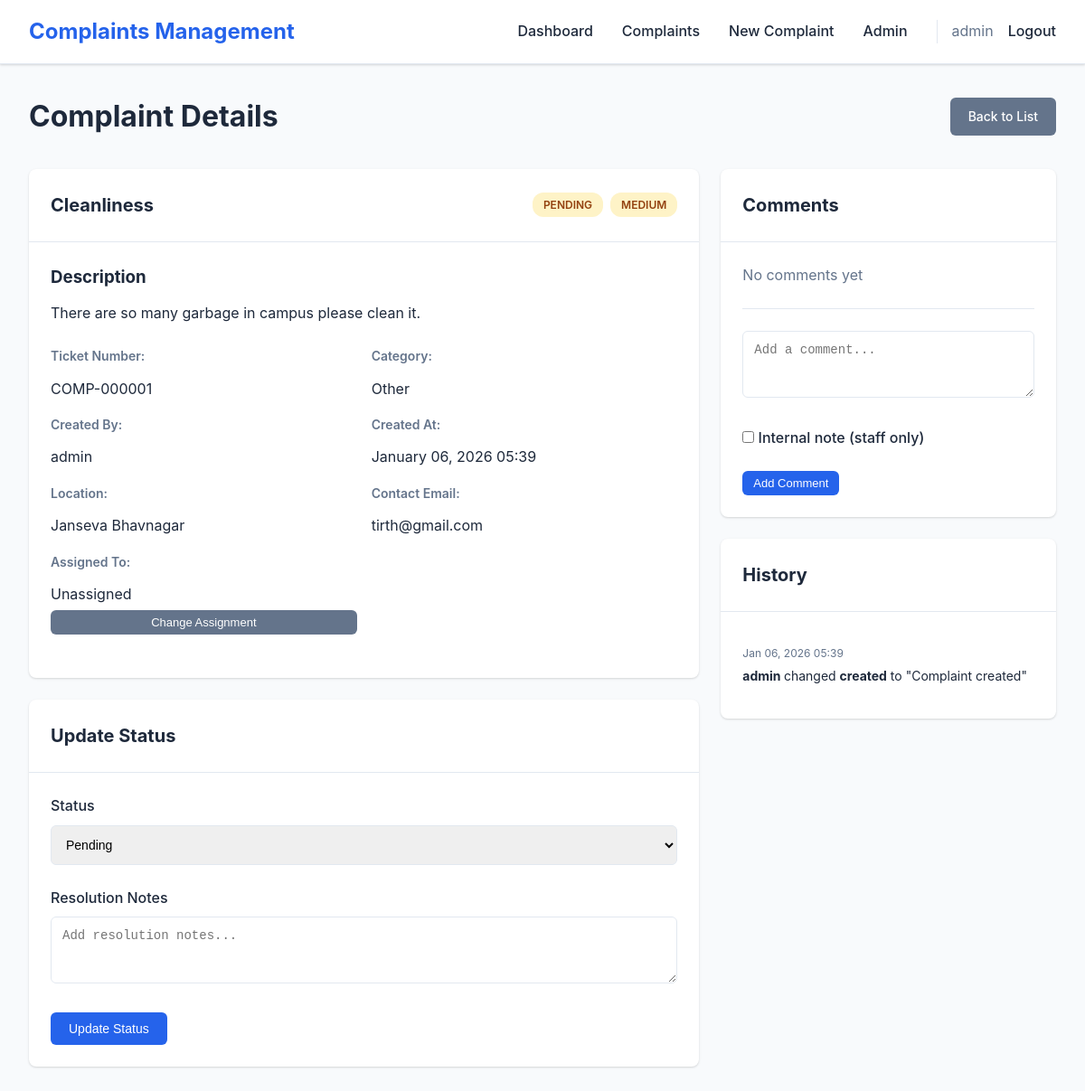
Screenshot of /complaint/COMP-000001/ (signed in) with the database file from the repository.
### complaints/models.py (models this page shows, shortened)
class Complaint(models.Model):
    STATUS_CHOICES = [
        ('pending', 'Pending'),
        ('in_progress', 'In Progress'),
        ('resolved', 'Resolved'),
        ('closed', 'Closed'),
        ('rejected', 'Rejected'),
    ]
    PRIORITY_CHOICES = [
        ('low', 'Low'),
        ('medium', 'Medium'),
        ('high', 'High'),
        ('urgent', 'Urgent'),
    ]
    ticket_number = models.CharField(max_length=20, unique=True, editable=False)
    title = models.CharField(max_length=200)
    description = models.TextField()
    category = models.ForeignKey(ComplaintCategory, on_delete=models.SET_NULL, null=True, blank=True)
    status = models.CharField(max_length=20, choices=STATUS_CHOICES, default='pending')
    priority = models.CharField(max_length=20, choices=PRIORITY_CHOICES, default='medium')
    created_by = models.ForeignKey(User, on_delete=models.CASCADE, related_name='complaints_created')
    assigned_to = models.ForeignKey(User, on_delete=models.SET_NULL, null=True, blank=True, related_name='complaints_assigned')
    created_at = models.DateTimeField(auto_now_add=True)
    updated_at = models.DateTimeField(auto_now=True)
    resolved_at = models.DateTimeField(null=True, blank=True)
    location = models.CharField(max_length=200, blank=True)
    contact_email = models.EmailField(blank=True)
    contact_phone = models.CharField(max_length=20, blank=True)
    attachment = models.FileField(upload_to='complaint_attachments/', blank=True, null=True)
    resolution_notes = models.TextField(blank=True)
    class Meta:
        ordering = ['-created_at']
        indexes = [
            models.Index(fields=['status']),
            models.Index(fields=['priority']),
            models.Index(fields=['created_at']),
        ]

class ComplaintCategory(models.Model):
    name = models.CharField(max_length=100, unique=True)
    description = models.TextField(blank=True)
    created_at = models.DateTimeField(auto_now_add=True)
    class Meta:
        verbose_name_plural = "Complaint Categories"
        ordering = ['name']

class ComplaintHistory(models.Model):
    complaint = models.ForeignKey(Complaint, on_delete=models.CASCADE, related_name='history')
    changed_by = models.ForeignKey(User, on_delete=models.SET_NULL, null=True)
    field_name = models.CharField(max_length=50)
    old_value = models.CharField(max_length=200, blank=True)
    new_value = models.CharField(max_length=200, blank=True)
    changed_at = models.DateTimeField(auto_now_add=True)
    class Meta:
        ordering = ['-changed_at']
        verbose_name_plural = "Complaint Histories"

### complaints/views.py (the view)
# urls.py: path('complaint/<str:ticket_number>/', views.complaint_detail, name='complaint_detail'),
@login_required
def complaint_detail(request, ticket_number):
    complaint = get_object_or_404(Complaint, ticket_number=ticket_number)
    user = request.user
    if not user.is_staff and complaint.created_by != user:
        messages.error(request, 'You do not have permission to view this complaint.')
        return redirect('complaints_list')
    comments = complaint.comments.all()
    history = complaint.history.all()[:20]
    context = {
        'complaint': complaint,
        'comments': comments,
        'history': history,
        'is_staff': user.is_staff,
        'can_edit': user.is_staff or complaint.created_by == user,
        'status_choices': Complaint.STATUS_CHOICES,
        'priority_choices': Complaint.PRIORITY_CHOICES,
    }
    return render(request, 'complaints/complaint_detail.html', context)

### templates/complaints/complaint_detail.html (shortened to what this page needs)
{% extends 'complaints/base.html' %}
{% block content %}
<div class="page-container">
    <div class="page-header">
        <h1>Complaint Details</h1>
        <a href="{% url 'complaints_list' %}" class="btn btn-secondary">Back to List</a>
    </div>
    <div class="complaint-detail-grid">
        <div class="complaint-main">
            <div class="card">
                <div class="card-header">
                    <h2>{{ complaint.title }}</h2>
                    <div class="complaint-meta">
                        <span class="status-badge status-{{ complaint.status }}">{{ complaint.get_status_display }}</span>
                        <span class="priority-badge priority-{{ complaint.priority }}">{{ complaint.get_priority_display }}</span>
                    </div>
                </div>
                <div class="card-body">
                    <div class="detail-section">
                        <h3>Description</h3>
                        <p>{{ complaint.description|linebreaks }}</p>
                    </div>
                    <div class="detail-row">
                        <div class="detail-item">
                            <label>Ticket Number:</label>
                            <span>{{ complaint.ticket_number }}</span>
                        </div>
                        <div class="detail-item">
                            <label>Category:</label>
                            <span>{{ complaint.category.name|default:"N/A" }}</span>
                        </div>
                        <div class="detail-item">
                            <label>Created By:</label>
                            <span>{{ complaint.created_by.get_full_name|default:complaint.created_by.username }}</span>
                        </div>
                        <div class="detail-item">
                            <label>Created At:</label>
                            <span>{{ complaint.created_at|date:"F d, Y H:i" }}</span>
                        </div>
                        {% if complaint.location %}
                        <div class="detail-item">
                            <label>Location:</label>
                            <span>{{ complaint.location }}</span>
                        </div>
                        {% endif %}
                        {% if complaint.contact_email %}
                        <div class="detail-item">
                            <label>Contact Email:</label>
                            <span>{{ complaint.contact_email }}</span>
                        </div>
                        {% endif %}
                        {% if is_staff %}
                        <div class="detail-item">
                            <label>Assigned To:</label>
                            <span id="assigned-user">
                                {% if complaint.assigned_to %}
                                    {{ complaint.assigned_to.get_full_name|default:complaint.assigned_to.username }}
                                {% else %}
                                    Unassigned
                                {% endif %}
                            </span>
                            <button id="assign-btn" class="btn btn-sm btn-secondary">Change Assignment</button>
                        </div>
                        {% endif %}
                    </div>
                </div>
            </div>
            {% if is_staff %}
            <div class="card">
                <div class="card-header">
                    <h3>Update Status</h3>
                </div>
                <div class="card-body">
                    <form id="statusForm">
                        <div class="form-group">
                            <label>Status</label>
                            <select id="status-select" class="form-control">
                                {% for value, label in status_choices %}
                                <option value="{{ value }}" {% if complaint.status == value %}selected{% endif %}>{{ label }}</option>
                                {% endfor %}
                            </select>
                        </div>
                        <div class="form-group">
                            <label>Resolution Notes</label>
                            <textarea id="resolution-notes" class="form-control" rows="3" placeholder="Add resolution notes...">{{ complaint.resolution_notes }}</textarea>
                        </div>
                        <button type="submit" class="btn btn-primary">Update Status</button>
                    </form>
                </div>
            </div>
            {% endif %}
        </div>
        <div class="complaint-sidebar">
            <div class="card">
                <div class="card-header">
                    <h3>Comments</h3>
                </div>
                <div class="card-body">
                    <div id="comments-list">
                        {% for comment in comments %}
                        <div class="comment-item {% if comment.is_internal %}comment-internal{% endif %}">
                            <div class="comment-header">
                                <strong>{{ comment.user.get_full_name|default:comment.user.username }}</strong>
                                {% if comment.is_internal %}
                                <span class="badge badge-info">Internal</span>
                                {% endif %}
                                <span class="comment-time">{{ comment.created_at|date:"M d, Y H:i" }}</span>
                            </div>
                            <div class="comment-body">{{ comment.comment|linebreaks }}</div>
                        </div>
                        {% empty %}
                        <p class="text-muted">No comments yet</p>
                        {% endfor %}
                    </div>
                    <form id="commentForm" class="comment-form">
                        <div class="form-group">
                            <textarea id="comment-text" class="form-control" rows="3" placeholder="Add a comment..." required></textarea>
                        </div>
                        {% if is_staff %}
                        <div class="form-group">
                            <label>
                                <input type="checkbox" id="is-internal"> Internal note (staff only)
                            </label>
                        </div>
                        {% endif %}
                        <button type="submit" class="btn btn-primary btn-sm">Add Comment</button>
                    </form>
                </div>
            </div>
            <div class="card">
                <div class="card-header">
                    <h3>History</h3>
                </div>
                <div class="card-body">
                    <div class="history-list">
                        {% for entry in history %}
                        <div class="history-item">
                            <div class="history-time">{{ entry.changed_at|date:"M d, Y H:i" }}</div>
                            <div class="history-detail">
                                <strong>
                                    {% if entry.changed_by %}
                                        {{ entry.changed_by.get_full_name|default:entry.changed_by.username }}
                                    {% else %}
                                        System
                                    {% endif %}
                                </strong>
                                changed <strong>{{ entry.field_name }}</strong>
                                {% if entry.old_value and entry.new_value %}
                                from "{{ entry.old_value }}" to "{{ entry.new_value }}"
                                {% elif entry.new_value %}
                                to "{{ entry.new_value }}"
                                {% endif %}
                            </div>
                        </div>
                        {% empty %}
                        <p class="text-muted">No history available</p>
                        {% endfor %}
                    </div>
                </div>
            </div>
        </div>
    </div>
</div>
{% endblock %}

### templates/complaints/base.html (shortened to what this page needs)
<!DOCTYPE html>
<html lang="en">
<head>
    <link rel="stylesheet" href="/static/css/style.css">
</head>
<body>
    {% if user.is_authenticated %}
    <nav class="navbar">
        <div class="nav-container">
            <div class="nav-brand">
                <h2>Complaints Management</h2>
            </div>
            <ul class="nav-menu">
                <li><a href="{% url 'dashboard' %}">Dashboard</a></li>
                <li><a href="{% url 'complaints_list' %}">Complaints</a></li>
                <li><a href="{% url 'create_complaint' %}">New Complaint</a></li>
                {% if user.is_staff %}
                <li><a href="/admin/">Admin</a></li>
                {% endif %}
                <li class="nav-user">
                    <span>{{ user.get_full_name|default:user.username }}</span>
                    <a href="{% url 'logout' %}">Logout</a>
                </li>
            </ul>
        </div>
    </nav>
    {% endif %}
    <main class="main-content">
        {% block content %}{% endblock %}
    </main>
</body>
</html>

### rows the page displays
Complaint: title "Cleanliness", status "PENDING", priority "MEDIUM", description "There are so many garbage in campus please clean it.", ticket_number "COMP-000001", category.name "Other", created_by.get_full_name "admin", created_at "January 06, 2026 05:39", location "Janseva Bhavnagar", contact_email "tirth@gmail.com", status "Pending"
ComplaintHistory: changed_at "Jan 06, 2026 05:39", changed_by.get_full_name "admin", field_name "created", new_value "Complaint created"

### other values shown
{{ user.get_full_name|default:user.username }} "admin"
